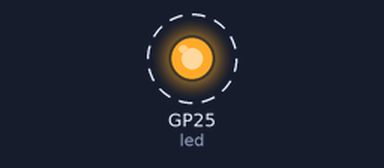
The program below on a simulated Raspberry Pi Pico running MicroPython. Shown: output pins drawn as LEDs (lit = HIGH). Dashed ring = blinking. What the program prints to the serial console is not drawn.

Above: at 0.2 s.
Timing chart, 0 to 3.0 s (numbered marks = the images above):
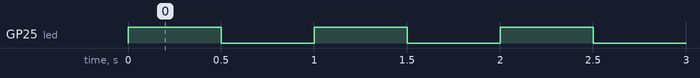

Measured:
- by itself, GP25 (led): alternates HIGH for 0.50 s and LOW for 0.50 s

The program:

main.py
```python
from machine import Pin
from time import sleep
led = Pin('LED', Pin.OUT)
n = 0;
while True:
    led.toggle()
    print("13 x {} = {}".format(n, 13*n)) # print the thirteen-times table
    n = n + 1
    sleep(0.5)
```
